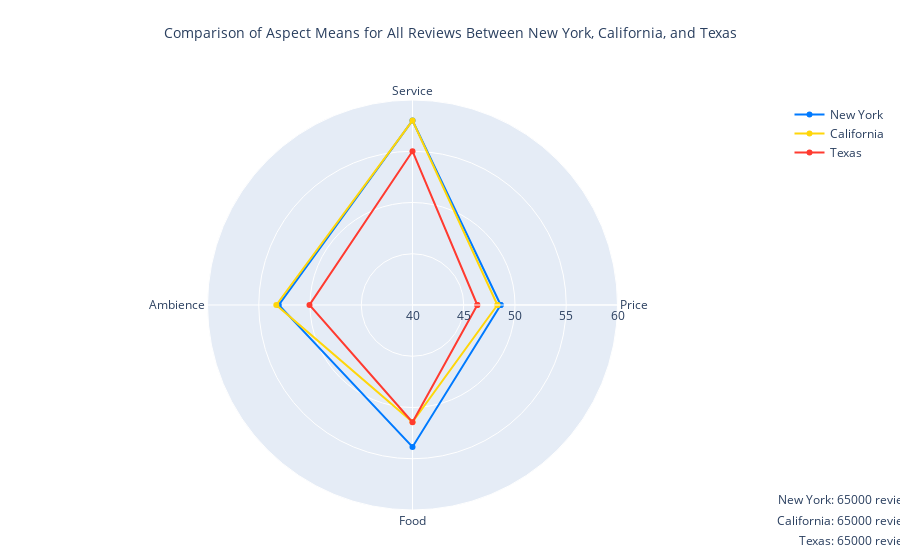

Notebook cell for this chart:
### Code cell
# Aspect means across all star ratings
fig_all = go.Figure()

new_york_row = mean_df.loc[mean_df['State'] == 'New York']
new_york_r = new_york_row[['Price', 'Service', 'Ambience', 'Food']].values.tolist()[0]
new_york_r.append(new_york_r[0])

# New York
fig_all.add_trace(go.Scatterpolar(
      r=new_york_r,
      theta=aspects + [aspects[0]],
      name='New York',
      line=dict(color='#007AFF') # Blue
))

texas_row = mean_df.loc[mean_df['State'] == 'Texas']
texas_r = texas_row[['Price', 'Service', 'Ambience', 'Food']].values.tolist()[0]
texas_r.append(texas_r[0])

california_row = mean_df.loc[mean_df['State'] == 'California']
california_r = california_row[['Price', 'Service', 'Ambience', 'Food']].values.tolist()[0]
california_r.append(california_r[0])

# California
fig_all.add_trace(go.Scatterpolar(
      r=california_r,
      theta=aspects + [aspects[0]],
      name='California',
      line=dict(color='#FFD60A') # Yellow
))

# Texas
fig_all.add_trace(go.Scatterpolar(
      r=texas_r,
      theta=aspects + [aspects[0]],
      name='Texas',
      line=dict(color='#FF3B30') # Red
))

# Update radial axis range
fig_all.update_layout(
    polar=dict(
        radialaxis=dict(
            visible=True,
            range=[40, 60])
    ),
    title=dict(
        text='Comparison of Aspect Means for All Reviews Between New York, California, and Texas',
        font=dict(size=14),
        x=0.5,
        y=0.95
    ),
    annotations=[
        dict(
            x=1.2, y=0, xref="paper", yref="paper",
            text=f"New York: {ny_count} reviews", showarrow=False, align='center'
        ),
        dict(
            x=1.2, y=-0.05, xref="paper", yref="paper",
            text=f"California: {ca_count} reviews", showarrow=False, align='center'
        ),
        dict(
            x=1.2, y=-0.10, xref="paper", yref="paper",
            text=f"Texas: {tx_count} reviews", showarrow=False, align='center'
        )
    ],
    margin=dict(l=50, r=50, t=100, b=50)
)

fig_all.write_image('../imgs/radar_chart.png', scale=3)
fig_all.show()

### Figure 1 — Plotly figure (JSON) as saved in the notebook; plotly's stock layout.template omitted (floating-point values rounded to 4 significant figures)
{"data": [{"line": {"color": "#007AFF"}, "name": "New York", "r": [48.6, 58.0, 53.05, 53.85, 48.6], "theta": ["Price", "Service", "Ambience", "Food", "Price"], "type": "scatterpolar"}, {"line": {"color": "#FFD60A"}, "name": "California", "r": [48.28, 57.99, 53.29, 51.41, 48.28], "theta": ["Price", "Service", "Ambience", "Food", "Price"], "type": "scatterpolar"}, {"line": {"color": "#FF3B30"}, "name": "Texas", "r": [46.32, 55.0, 50.05, 51.44, 46.32], "theta": ["Price", "Service", "Ambience", "Food", "Price"], "type": "scatterpolar"}], "layout": {"annotations": [{"align": "center", "showarrow": false, "text": "New York: 65000 reviews", "x": 1.2, "xref": "paper", "y": 0, "yref": "paper"}, {"align": "center", "showarrow": false, "text": "California: 65000 reviews", "x": 1.2, "xref": "paper", "y": -0.05, "yref": "paper"}, {"align": "center", "showarrow": false, "text": "Texas: 65000 reviews", "x": 1.2, "xref": "paper", "y": -0.1, "yref": "paper"}], "margin": {"b": 50, "l": 50, "r": 50, "t": 100}, "polar": {"radialaxis": {"range": [40, 60], "visible": true}}, "title": {"font": {"size": 14}, "text": "Comparison of Aspect Means for All Reviews Between New York, California, and Texas", "x": 0.5, "y": 0.95}}}
